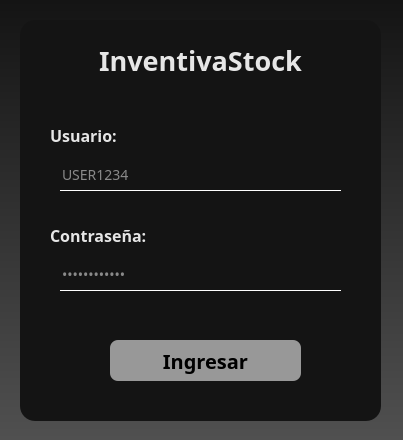
<?xml version="1.0" encoding="UTF-8"?>
<ui version="4.0">
 <class>MainWindow</class>
 <widget class="QMainWindow" name="MainWindow">
  <property name="geometry">
   <rect>
    <x>0</x>
    <y>0</y>
    <width>403</width>
    <height>440</height>
   </rect>
  </property>
  <property name="windowTitle">
   <string>Iniciar sesión</string>
  </property>
  <property name="windowIcon">
   <iconset>
    <normaloff>../assets/python.png</normaloff>../assets/python.png</iconset>
  </property>
  <property name="styleSheet">
   <string notr="true">*{
font-family: century-ghotic;
}

QWidget#background{
background: qlineargradient(x1:0, y1:0, x2:0, y2:1, stop:0 rgb(20, 20, 20), stop:1 rgb(80, 80, 80));
}

QFrame#container{
background-color: rgb(20, 20, 20);
border-radius: 15px;
}

QLabel{
color: rgb(230, 230, 230);
}

QLineEdit{
background: transparent;
border: none;
border-bottom: 1px solid white;
color: white;
font-size: 14px;
}

QPushButton{
background-color: rgb(152, 152, 152);
font-weight: bold;
font-size: 20px;
border:none;
border-radius: 8px;
}
QPushButton:hover {
    background-color: rgb(190, 190, 190);
}

QPushButton:pressed {
    background-color: rgb(120, 120, 120);
}

QMessageBox{
color: rgb(0, 0, 0);
}</string>
  </property>
  <widget class="QWidget" name="background">
   <widget class="QFrame" name="container">
    <property name="geometry">
     <rect>
      <x>20</x>
      <y>20</y>
      <width>361</width>
      <height>401</height>
     </rect>
    </property>
    <property name="frameShape">
     <enum>QFrame::StyledPanel</enum>
    </property>
    <property name="frameShadow">
     <enum>QFrame::Raised</enum>
    </property>
    <widget class="QLabel" name="label">
     <property name="geometry">
      <rect>
       <x>0</x>
       <y>10</y>
       <width>361</width>
       <height>61</height>
      </rect>
     </property>
     <property name="text">
      <string>&lt;html&gt;&lt;head/&gt;&lt;body&gt;&lt;p&gt;&lt;span style=&quot; font-size:20pt; font-weight:600;&quot;&gt;InventivaStock&lt;/span&gt;&lt;/p&gt;&lt;/body&gt;&lt;/html&gt;</string>
     </property>
     <property name="alignment">
      <set>Qt::AlignCenter</set>
     </property>
    </widget>
    <widget class="QLabel" name="label_2">
     <property name="geometry">
      <rect>
       <x>30</x>
       <y>100</y>
       <width>151</width>
       <height>31</height>
      </rect>
     </property>
     <property name="font">
      <font>
       <family>century-ghotic</family>
       <pointsize>14</pointsize>
      </font>
     </property>
     <property name="text">
      <string>&lt;html&gt;&lt;head/&gt;&lt;body&gt;&lt;p&gt;&lt;span style=&quot; font-size:12pt; font-weight:600;&quot;&gt;Usuario:&lt;/span&gt;&lt;/p&gt;&lt;/body&gt;&lt;/html&gt;</string>
     </property>
    </widget>
    <widget class="QLineEdit" name="txt_user">
     <property name="geometry">
      <rect>
       <x>40</x>
       <y>140</y>
       <width>281</width>
       <height>31</height>
      </rect>
     </property>
     <property name="font">
      <font>
       <family>century-ghotic</family>
       <pointsize>-1</pointsize>
      </font>
     </property>
     <property name="text">
      <string/>
     </property>
     <property name="placeholderText">
      <string>USER1234</string>
     </property>
    </widget>
    <widget class="QLabel" name="label_5">
     <property name="geometry">
      <rect>
       <x>30</x>
       <y>200</y>
       <width>151</width>
       <height>31</height>
      </rect>
     </property>
     <property name="font">
      <font>
       <family>century-ghotic</family>
       <pointsize>14</pointsize>
      </font>
     </property>
     <property name="text">
      <string>&lt;html&gt;&lt;head/&gt;&lt;body&gt;&lt;p&gt;&lt;span style=&quot; font-size:12pt; font-weight:600;&quot;&gt;Contraseña:&lt;/span&gt;&lt;/p&gt;&lt;/body&gt;&lt;/html&gt;</string>
     </property>
    </widget>
    <widget class="QLineEdit" name="txt_password">
     <property name="geometry">
      <rect>
       <x>40</x>
       <y>240</y>
       <width>281</width>
       <height>31</height>
      </rect>
     </property>
     <property name="font">
      <font>
       <family>century-ghotic</family>
       <pointsize>-1</pointsize>
      </font>
     </property>
     <property name="text">
      <string/>
     </property>
     <property name="placeholderText">
      <string>••••••••••••</string>
     </property>
    </widget>
    <widget class="QPushButton" name="btn_login">
     <property name="geometry">
      <rect>
       <x>90</x>
       <y>320</y>
       <width>191</width>
       <height>41</height>
      </rect>
     </property>
     <property name="font">
      <font>
       <family>century-ghotic</family>
       <pointsize>-1</pointsize>
       <weight>75</weight>
       <bold>true</bold>
      </font>
     </property>
     <property name="text">
      <string>Ingresar</string>
     </property>
    </widget>
   </widget>
  </widget>
 </widget>
 <resources/>
 <connections/>
</ui>
